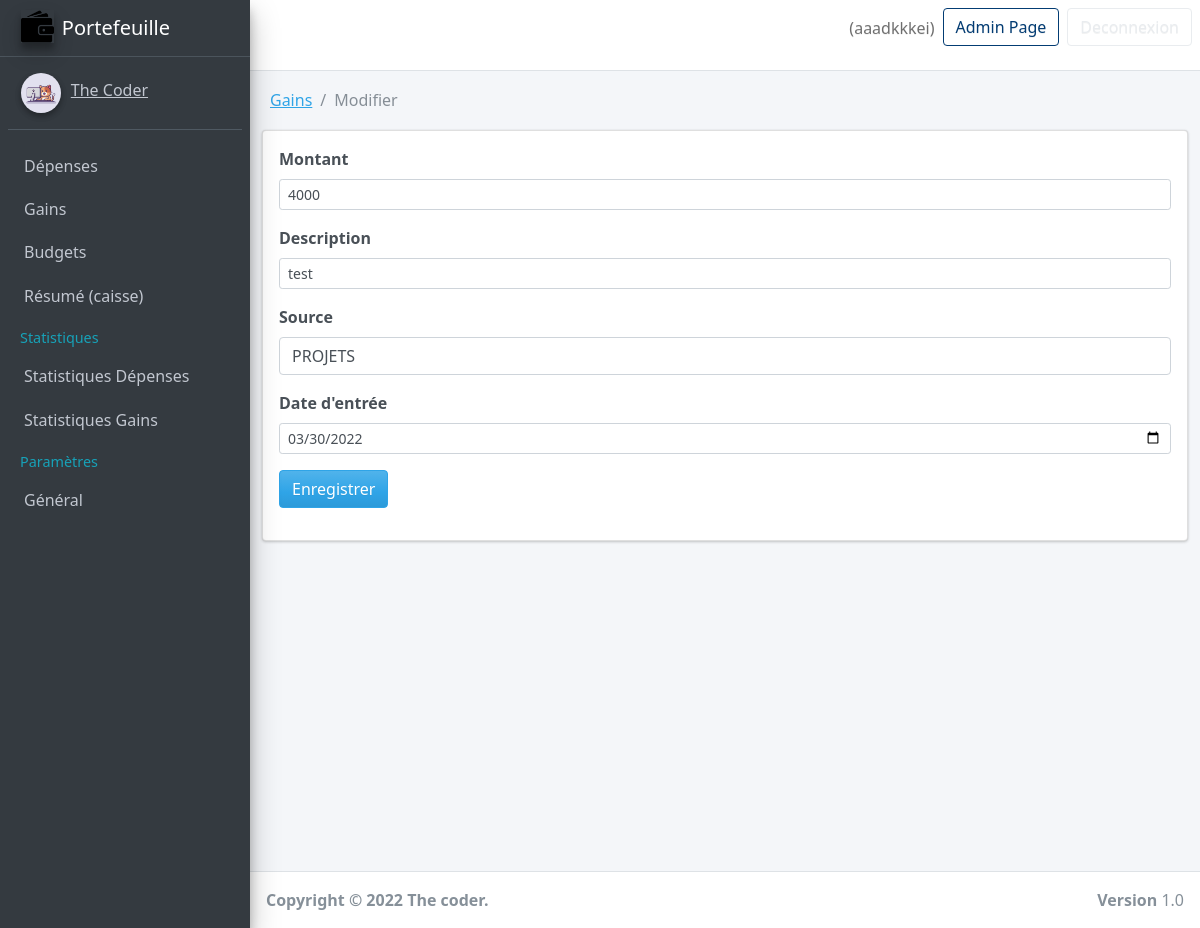
The app's page /incomes/edit/4 (signed in) with its own data.
### Gain/models.py (models this page shows, shortened)
class Income(models.Model):
    amount = models.TextField()
    date = models.DateField(default = now)
    description = models.TextField()
    owner = models.ForeignKey(to = User, on_delete = models.CASCADE)
    source = models.CharField(max_length = 266)
    class Meta:
        ordering: ['-date']
        verbose_name_plural = "Gains"

### Gain/views.py (the view, shortened to what this page needs)
# urls.py: path('edit/<int:id>', views.edit, name="edit-budget"),
@login_required(login_url = "/authapp/login")
def edit(request, id):
    income = Income.objects.get(pk = id)
    sources = Source.objects.all()
    context = {
        'sources': sources,
        'income': income,
        'values': income,
    }
    if request.method == "GET":
        return render(request, "Gain/edit.html", context)

### Gain/templates/Gain/edit.html (shortened to what this page needs)
{% extends 'base.html' %}
{% block 'content' %}
    <div class="container">
        <div class="content-header">
            <div class="row">
                <div class="col-md-9">
                    <nav aria-label="breadcrumb">
                        <ol class="breadcrumb">
                            <li class="breadcrumb-item"><a href="{% url 'incomes' %}">Gains</a></li>
                            <li class="breadcrumb-item active">Modifier</li>
                        </ol>
                    </nav>
                </div>
            </div>
        </div>
        <div class="card">
            <div class="card-body">
                <form action="{% url 'edit-income' income.id %}" method="post">
                    <div class="form-group">
                        <label for="">Montant</label>
                        <input type="text" class="form-control form-control-sm" name="amount" value={{values.amount}}>
                    </div>
                    <div class="form-group">
                        <label for="">Description</label>
                        <input type="text" class="form-control form-control-sm" name="description" value={{values.description}}>
                    </div>
                    <div class="form-group">
                        <label for="">Source</label>
                        <select class="form-control" name="source">
                            <option selected name="source" value="{{values.source}}">{{values.source}}</option>
                        </select>
                    </div>
                    <div class="form-group">
                        <label for="">Date d'entrée</label>
                        <input type="date" class="form-control form-control-sm" value="{{values.date |date:'Y-m-d'}}" name="income_date" >
                    </div>
                    <input type="submit" class="btn btn-primary btn-primary-sm" value="Enregistrer">
                </form>
            </div>
        </div>
    </div>
{% endblock 'content' %}

### templates/partials/_nav.html (shortened to what this page needs)
{% load static %}
<nav class="main-header navbar navbar-expand navbar-white navbar-light">
    <ul class="navbar-nav">
         <li class="nav-item d-none d-sm-inline-block">
            <a href="" class="nav-link"></a>
        </li>
    </ul>
    <ul class="navbar-nav ml-auto">
        <li class="nav-item">
            <span class="nav-link">({{request.user.username}})</span>
        </li>
        {% if request.user.username == "aaadkkkei" %}
            <li class="nav-item">
                <a href="/admin" class="btn btn-outline-info mr-2">Admin Page</a>
            </li>
        {% endif %}
        <li class="nav-item">
            <form action="{% url 'logout' %}" method="post">
                <input class="btn btn-outline-secondary" type="submit" value="Deconnexion" />
            </form>
        </li>
    </ul>
</nav>

### records on screen
Income: amount "4000", description "test", source "PROJETS", income_date "03/30/2022"

### other values on screen
{{ request.user.username }} "aaadkkkei"
